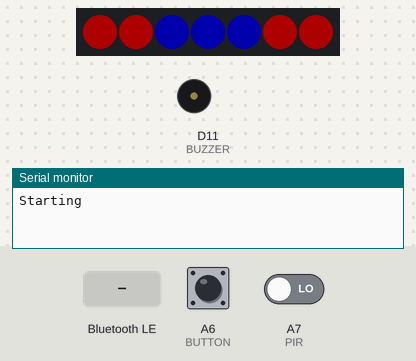
Bench run of a sketch on a simulated Arduino Nano 33 IoT. On the bench: 7 RGB LEDs in strip order, left to right, buzzer (waves = sounding), the last lines printed to the serial monitor. The test bench sets the inputs (shaded band); at power-on: A6 (BUTTON) LOW, A7 (PIR) LOW. Dim RGB values are drawn brighter than linear; nothing arrives over Bluetooth unless stated; a phone connects over Bluetooth LE 3 s after start.

Above: at 3.6 s.
3.7 s: Bluetooth LE write "0" received
At 4.8 s:
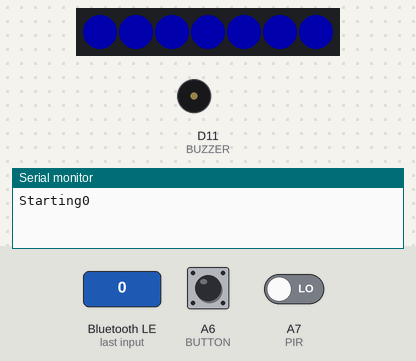
5.6 s: Bluetooth LE write "1" received
At 5.85 s:
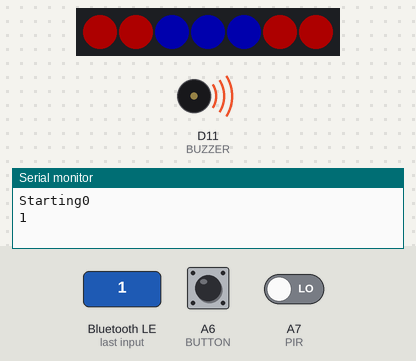
7.6 s: Bluetooth LE write "2" received
At 8.0 s:
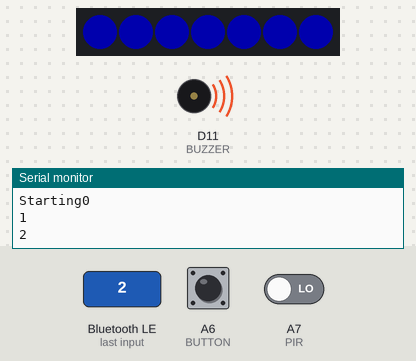
Timing chart, 0 to 10.6 s (numbered marks = the images above; inputs shaded):
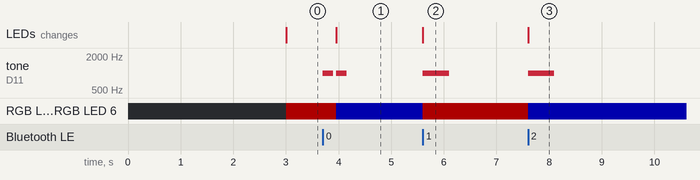

Measured:
- after the input at 3.7 s, tone on D11 (BUZZER): alternates 1000 Hz for 0.20 s and silent for 0.05 s, 4 changes in all, then stays silent, starting at once; RGB LED 0, RGB LED 1, RGB LED 5, RGB LED 6: RGB(50, 0, 0) → RGB(0, 0, 50) after 0.25 s; the LEDs: change after 0.25 s (image 1)
- after the input at 5.6 s, tone on D11 (BUZZER): silent → 1000 Hz at once, → silent 0.50 s later; RGB LED 0, RGB LED 1, RGB LED 5, RGB LED 6: RGB(0, 0, 50) → RGB(50, 0, 0) at once; the LEDs: change at once (image 2)
- after the input at 7.6 s, tone on D11 (BUZZER): silent → 1000 Hz at once, → silent 0.50 s later; RGB LED 0, RGB LED 1, RGB LED 5, RGB LED 6: RGB(50, 0, 0) → RGB(0, 0, 50) at once; the LEDs: change at once (image 3)

The sketch:

project_iot.ino
```cpp
#include <ArduinoBLE.h>
#include <Adafruit_NeoPixel.h>

/* definitions of sensors pins */
#define LEDALARM 12                                     // WS2812B LED
#define BUZZER 11                                       // Buzzer
#define PIR A7                                          // PIR Sensor
#define BUTTON A6                                       // Button

/* globales variables */
uint32_t cpt = 0;
uint32_t activation_state = 1;
uint32_t data_send = 0;

/* object and services definition */
BLEService customService("19b10000-e8f2-537e-4f6c-d104768a1214");
BLEUnsignedIntCharacteristic nb_detected("19b10001-e8f2-537e-4f6c-d104768a1214", BLERead | BLENotify);
BLEUnsignedIntCharacteristic activation("19b10002-e8f2-537e-4f6c-d104768a1214", BLERead | BLENotify | BLEWrite);
BLEUnsignedIntCharacteristic pin_code("19b10003-e8f2-537e-4f6c-d104768a1214", BLERead | BLENotify | BLEWrite);
Adafruit_NeoPixel led_alarm = Adafruit_NeoPixel(7, LEDALARM, NEO_GRB + NEO_KHZ800);

void runBuzzer() {
  cpt++;
  led_alarm.fill(led_alarm.Color(255,0,0), 0, 8);
  led_alarm.show();
  for(int rep=0; rep<5; rep++) {
    for(int freq=1400; freq<=1600; freq=freq+10) {
      tone(BUZZER, freq);
      led_alarm.setBrightness((int)map(freq, 1400, 1600, 10, 50));
      led_alarm.show();
      delay(50);
    }
  }
  tone(BUZZER, 0);
}

void stopBuzzer() {
  led_alarm.clear();
  led_alarm.show();
  led_alarm.setBrightness(50);
  noTone(BUZZER);
}

void setAlarmState() {
  nb_detected.writeValue(cpt);
  data_send = 1;
  if(activation.written()) {                            // if data received
    activation_state = activation.value();
    Serial.println(activation_state);
    if(activation_state == 0) {                         // long bip if disabled
      tone(BUZZER, 1000, 200);
      delay(250);
      tone(BUZZER, 1000, 200);
    }
    else                                                // 2 bip if enabled
      tone(BUZZER, 1000, 500);
  }
  led_alarm.fill(led_alarm.Color(0,0,255), 0, 8);       // if disabled = full blue led, if enabled = extremity led red
  if(activation_state == 1) {
    led_alarm.setPixelColor(0, led_alarm.Color(255,0,0));
    led_alarm.setPixelColor(1, led_alarm.Color(255,0,0));
    led_alarm.setPixelColor(5, led_alarm.Color(255,0,0));
    led_alarm.setPixelColor(6, led_alarm.Color(255,0,0));
  }
  led_alarm.show();
}

void setup() {
  Serial.begin(9600);
  Serial.print("Starting");

  pinMode(BUTTON, INPUT);
  pinMode(PIR, INPUT);
  pinMode(BUZZER, OUTPUT);
  tone(BUZZER, 0);

  led_alarm.begin();
  led_alarm.clear();
  led_alarm.show();
  led_alarm.setBrightness(50);

  BLE.begin();                                          // start bluetooth
  BLE.setLocalName("Detection alarm");                  // set device name
  BLE.setAdvertisedService(customService);              // set advertised service UUID
  customService.addCharacteristic(nb_detected);         // add the characteristics to the service
  customService.addCharacteristic(activation);
  customService.addCharacteristic(pin_code);
  BLE.addService(customService);                        // add service
  BLE.setConnectable(true);                             // define possibility to connect to this device
  BLE.advertise();                                      // start advertising
}

void loop()
{
  BLEDevice central = BLE.central();                    // listen for connection by others devices

  if(central) {                                         // if device is connected to the system
    setAlarmState();
  }
  else if(activation_state == 1) {
    if(data_send == 1) {
      cpt = 0;
      data_send = 0;
    }
    if(digitalRead(PIR) || digitalRead(BUTTON))
      runBuzzer();
    else
      stopBuzzer();
  }
  else
    stopBuzzer();
}
```
